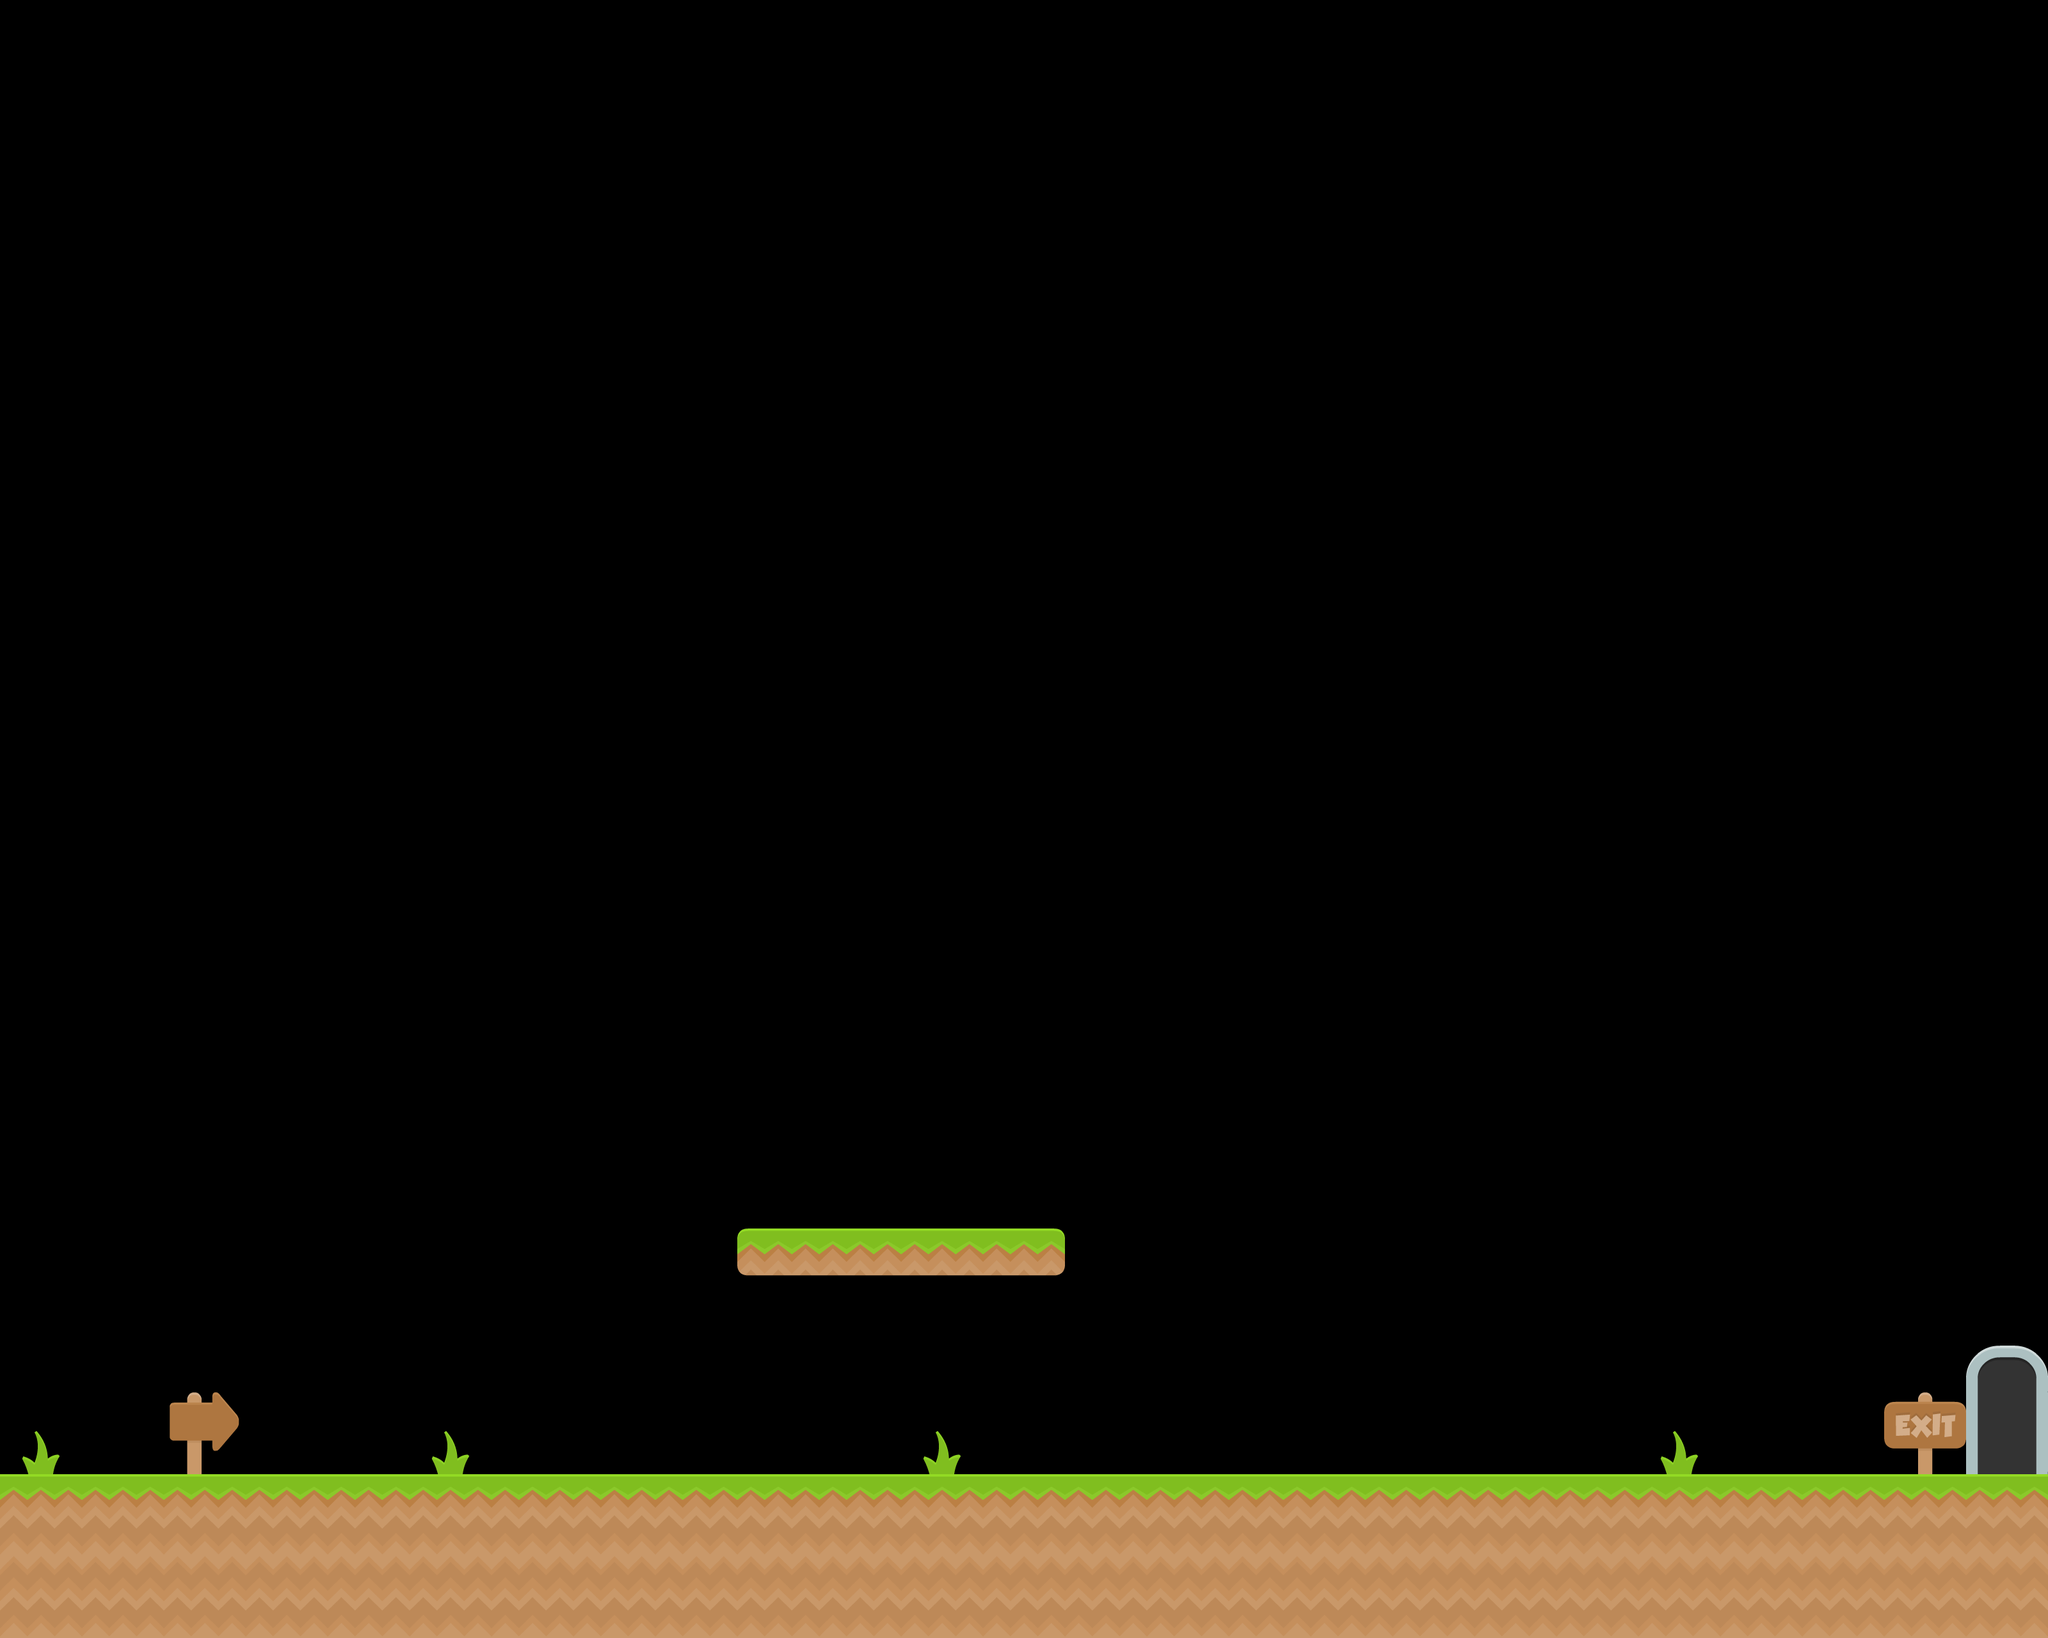

A level layout from a 2D game, rendered from its tile map. Below: a short description, then the map file with tile-grid data replaced by summaries:
An orthogonal 25x20 tile map with 128x128 px tiles, 4 tile layers (Don't Touch, Background, Foreground, Platforms) and 3 objects.

<map version="1.9" tiledversion="1.9.2" orientation="orthogonal" renderorder="right-down" width="25" height="20" tilewidth="128" tileheight="128" infinite="0" nextlayerid="6" nextobjectid="4">
 <tileset firstgid="1" source="TigsTails.tsx" />
 <layer id="4" name="Don't Touch" width="25" height="20">
  <data>[500 cells, 0 non-empty, 0 distinct tile ids]</data>
 </layer>
 <layer id="3" name="Background" width="25" height="20">
  <data>[500 cells, 4 non-empty, 4 distinct tile ids]</data>
 </layer>
 <layer id="2" name="Foreground" width="25" height="20">
  <data>[500 cells, 4 non-empty, 1 distinct tile ids]</data>
 </layer>
 <objectgroup id="5" name="Coins">
  <object id="1" gid="23" x="901.092" y="2175.92" width="128" height="128">
   <properties>
    <property name="Points" type="int" value="1" />
   </properties>
  </object>
  <object id="2" gid="23" x="1922.59" y="2163.39" width="128" height="128">
   <properties>
    <property name="Points" type="int" value="1" />
   </properties>
  </object>
  <object id="3" gid="25" x="1408.73" y="1927.64" width="128" height="128">
   <properties>
    <property name="Points" type="int" value="3" />
   </properties>
  </object>
 </objectgroup>
 <layer id="1" name="Platforms" width="25" height="20">
  <data>[500 cells, 54 non-empty, 5 distinct tile ids]</data>
 </layer>
</map>
